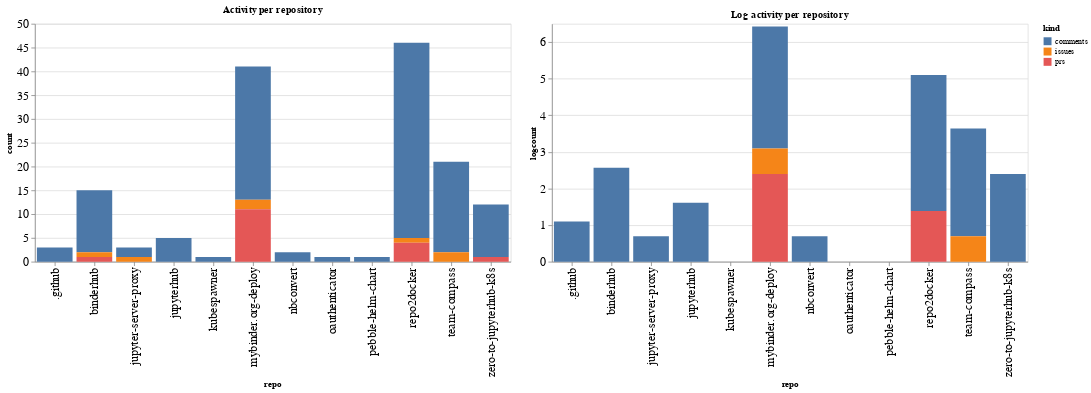

Here is the notebook cell this chart was saved with:
### Code cell
ch1 = alt.Chart(repo_summaries, width=600, title="Activity per repository").mark_bar().encode(
    x='repo',
    y='count',
    color='kind',
    tooltip="kind"
)

ch2 = alt.Chart(repo_summaries, width=600, title="Log activity per repository").mark_bar().encode(
    x='repo',
    y='logcount',
    color='kind',
    tooltip="kind"
)

ch1 | ch2

### Figure 1 — Vega-Lite specification as saved in the notebook (floating-point values rounded to 4 significant figures)
{"config": {"axisLeft": {"labelFontSize": 15}, "axisBottom": {"labelFontSize": 15}}, "hconcat": [{"mark": "bar", "encoding": {"color": {"type": "nominal", "field": "kind"}, "tooltip": {"type": "nominal", "field": "kind"}, "x": {"type": "nominal", "field": "repo"}, "y": {"type": "quantitative", "field": "count"}}, "title": "Activity per repository", "width": 600}, {"mark": "bar", "encoding": {"color": {"type": "nominal", "field": "kind"}, "tooltip": {"type": "nominal", "field": "kind"}, "x": {"type": "nominal", "field": "repo"}, "y": {"type": "quantitative", "field": "logcount"}}, "title": "Log activity per repository", "width": 600}], "data": {"name": "data-933950805f5dd4ccd5b4175af7094d58"}, "$schema": "https://vega.github.io/schema/vega-lite/v4.8.1.json", "datasets": {"data-933950805f5dd4ccd5b4175af7094d58": [{"repo": ".github", "kind": "comments", "count": 3, "logcount": 1.099}, {"repo": "binderhub", "kind": "comments", "count": 13, "logcount": 2.565}, {"repo": "binderhub", "kind": "issues", "count": 1, "logcount": 0.0}, {"repo": "binderhub", "kind": "prs", "count": 1, "logcount": 0.0}, {"repo": "jupyter-server-proxy", "kind": "comments", "count": 2, "logcount": 0.6931}, {"repo": "jupyter-server-proxy", "kind": "issues", "count": 1, "logcount": 0.0}, {"repo": "jupyterhub", "kind": "comments", "count": 5, "logcount": 1.609}, {"repo": "kubespawner", "kind": "comments", "count": 1, "logcount": 0.0}, {"repo": "mybinder.org-deploy", "kind": "comments", "count": 28, "logcount": 3.332}, {"repo": "mybinder.org-deploy", "kind": "issues", "count": 2, "logcount": 0.6931}, {"repo": "mybinder.org-deploy", "kind": "prs", "count": 11, "logcount": 2.398}, {"repo": "nbconvert", "kind": "comments", "count": 2, "logcount": 0.6931}, {"repo": "oauthenticator", "kind": "comments", "count": 1, "logcount": 0.0}, {"repo": "pebble-helm-chart", "kind": "comments", "count": 1, "logcount": 0.0}, {"repo": "repo2docker", "kind": "comments", "count": 41, "logcount": 3.714}, {"repo": "repo2docker", "kind": "issues", "count": 1, "logcount": 0.0}, {"repo": "repo2docker", "kind": "prs", "count": 4, "logcount": 1.386}, {"repo": "team-compass", "kind": "comments", "count": 19, "logcount": 2.944}, {"repo": "team-compass", "kind": "issues", "count": 2, "logcount": 0.6931}, {"repo": "zero-to-jupyterhub-k8s", "kind": "comments", "count": 11, "logcount": 2.398}, {"repo": "zero-to-jupyterhub-k8s", "kind": "prs", "count": 1, "logcount": 0.0}]}}
